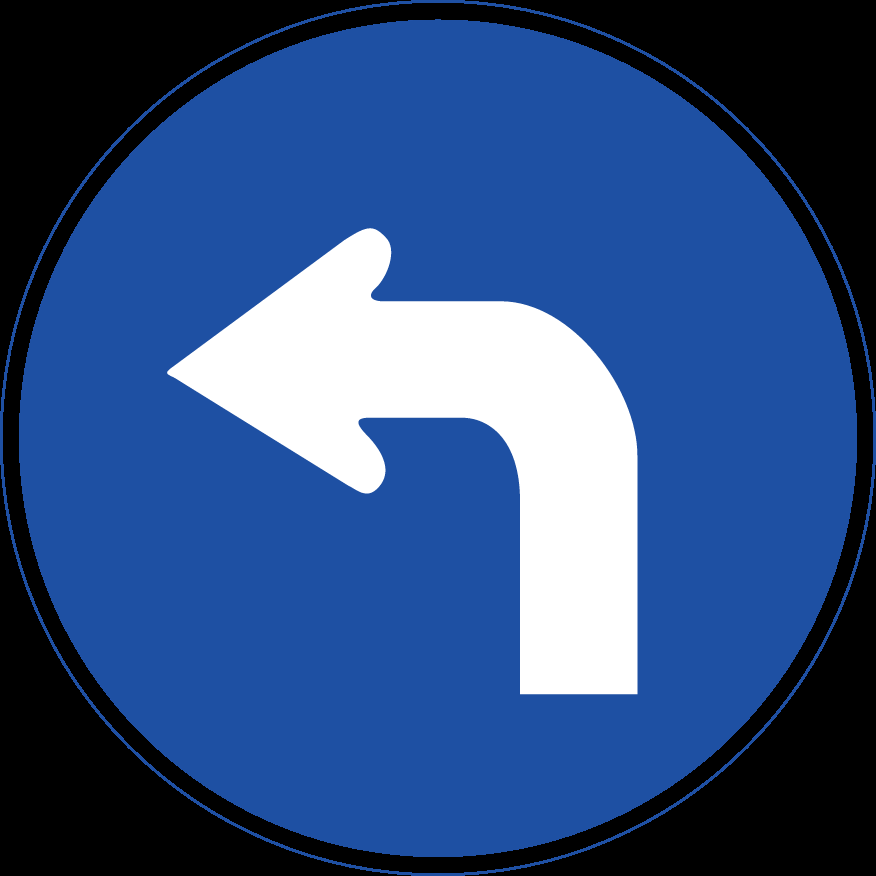
#> input picture src/dracer_sim/assets/signs/trun_left.png, 876 x 876 px
$ python prepare_mission_signs.py
#> lines starting #> are read from the running program, lines starting #| are printed output that depends on the picture; after the words box and inside, x2 and y2 are one past the last pixel; in counts of white or black regions, pixels touching at a corner belong together
#!/usr/bin/env python3
"""Bake mission sign textures from bundled assets into Gazebo model folders.

Turn signs: Ø20 cm graphic on Ø21 cm white circle (PNG alpha mask, corners transparent).
ArUco: 15 cm marker on 18 cm white square board.
"""
from __future__ import annotations

import sys
from pathlib import Path

import cv2
import numpy as np

PKG_ROOT = Path(__file__).resolve().parents[1] / 'src' / 'dracer_sim'
ASSETS_DIR = PKG_ROOT / 'assets' / 'signs'
MODELS_DIR = PKG_ROOT / 'models'

TURN_CONTENT_M = 0.20
TURN_BOARD_M = 0.21
ARUCO_CONTENT_M = 0.15
ARUCO_BOARD_M = 0.18


def _composite_on_white_rgba(src: np.ndarray, content_fraction: float) -> np.ndarray:
  if src.ndim == 2:
    src = cv2.cvtColor(src, cv2.COLOR_GRAY2BGRA)
  elif src.shape[2] == 3:
    src = cv2.cvtColor(src, cv2.COLOR_BGR2BGRA)

  height, width = src.shape[:2]
  scale = 1.0 / content_fraction
  canvas_w = max(1, int(round(width * scale)))
  canvas_h = max(1, int(round(height * scale)))
  canvas = np.full((canvas_h, canvas_w, 4), (255, 255, 255, 255), dtype=np.uint8)

  x0 = (canvas_w - width) // 2
  y0 = (canvas_h - height) // 2
  roi = canvas[y0 : y0 + height, x0 : x0 + width]
  alpha = src[:, :, 3:4].astype(np.float32) / 255.0
  roi[:] = (src.astype(np.float32) * alpha + roi.astype(np.float32) * (1.0 - alpha)).astype(
    np.uint8
  )
  return canvas


def _apply_circle_mask(bgra: np.ndarray) -> np.ndarray:
  """Clip to inscribed circle (Ø21 cm board on square texture)."""
  height, width = bgra.shape[:2]
  cx, cy = width / 2.0, height / 2.0
  radius = min(width, height) / 2.0
  ys, xs = np.ogrid[:height, :width]
  inside = (xs - cx) ** 2 + (ys - cy) ** 2 <= radius**2
  out = bgra.copy()
  out[~inside, 3] = 0
  return out


def _bake_turn_sign(src: np.ndarray) -> np.ndarray:
  fraction = TURN_CONTENT_M / TURN_BOARD_M
  canvas = _composite_on_white_rgba(src, fraction)
  return _apply_circle_mask(canvas)


def _bake_aruco_sign(src: np.ndarray) -> np.ndarray:
  fraction = ARUCO_CONTENT_M / ARUCO_BOARD_M
  return cv2.cvtColor(_composite_on_white_rgba(src, fraction), cv2.COLOR_BGRA2BGR)


def _write_baked(model_name: str, texture_name: str, image: np.ndarray) -> Path:
  out_dir = MODELS_DIR / model_name / 'materials' / 'textures'
  out_dir.mkdir(parents=True, exist_ok=True)
  out_path = out_dir / texture_name
  if not cv2.imwrite(str(out_path), image):
    raise RuntimeError(f'failed to write {out_path}')
  return out_path


def main() -> int:
  turn_jobs = [
    ('turn_sign_left', 'trun_left.png', 'turn_sign_left.png'),
    ('turn_sign_right', 'trun_right.png', 'turn_sign_right.png'),
  ]

  for model_name, src_name, out_name in turn_jobs:
    src_path = ASSETS_DIR / src_name
    if not src_path.exists():
      print(f'[prepare_mission_signs] missing {src_path}', file=sys.stderr)
      return 1
    src = cv2.imread(str(src_path), cv2.IMREAD_UNCHANGED)
#> src is the input picture: shape (876, 876, 4); mean B, G, R, A 129.8, 78.8, 48, 185.1
    if src is None:
      print(f'[prepare_mission_signs] cannot read {src_path}', file=sys.stderr)
      return 1
    out = _write_baked(model_name, out_name, _bake_turn_sign(src))
#> in _composite_on_white_rgba, `alpha = src[:, :, 3:4].astype(np.float32) / 255.0`:
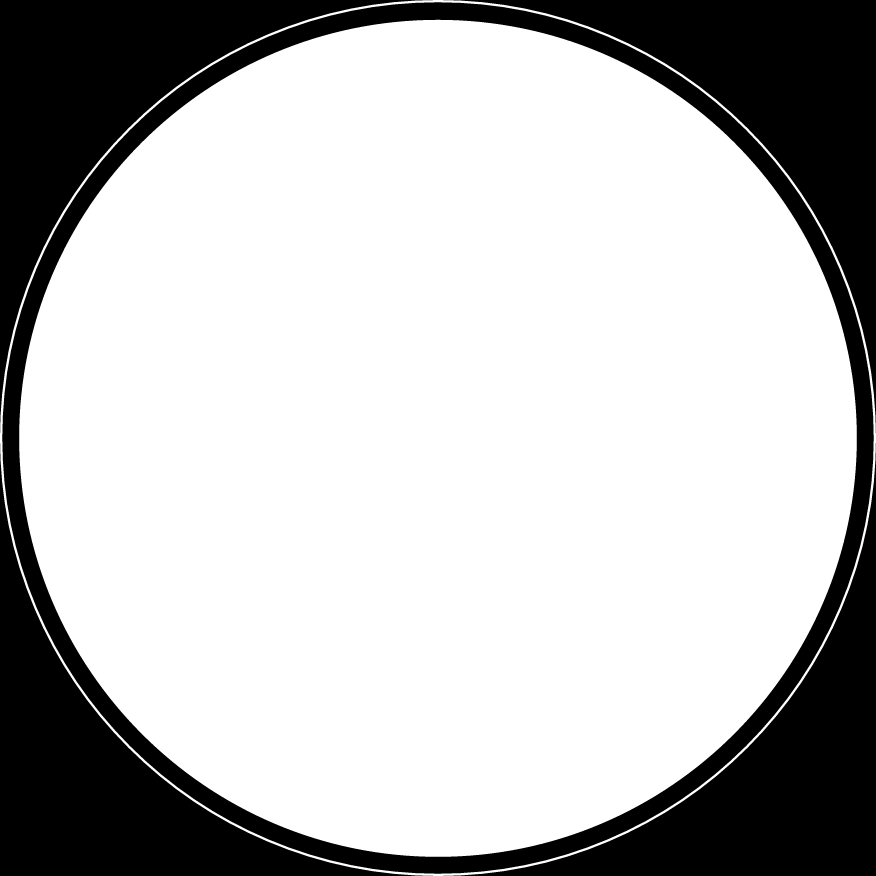
#> alpha: shape (876, 876, 1) float32; min 0, max 1, mean 0.726
#> in _composite_on_white_rgba, `roi[:] = (src.astype(np.float32) * alpha + roi.astype(np.float32) * (1..`:
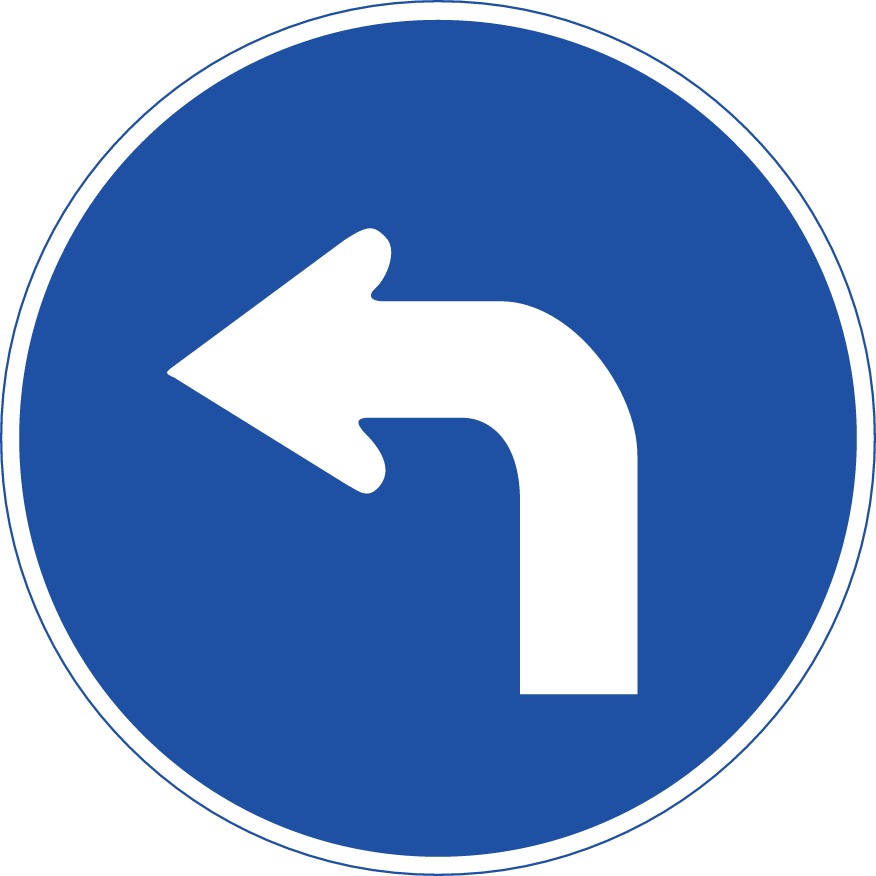
#> roi: shape (876, 876, 4); mean B, G, R, A 198.9, 148.3, 117.8, 254.6
#> in _bake_turn_sign, `canvas = _composite_on_white_rgba(src, fraction)`:
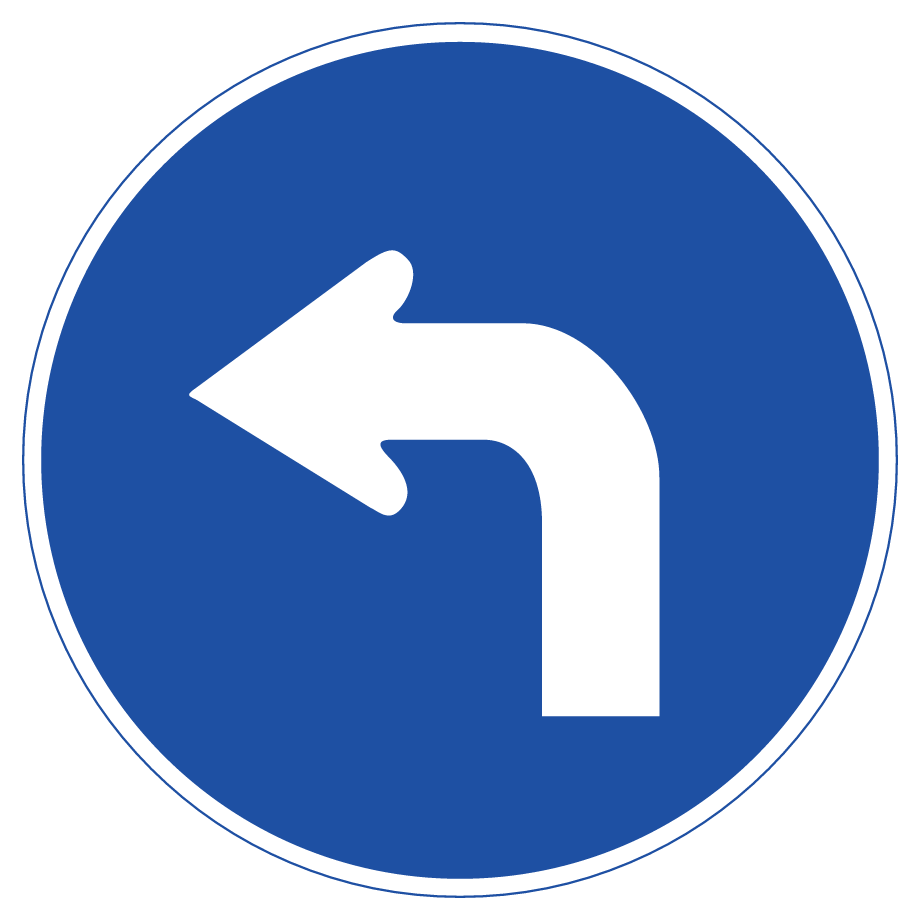
#> canvas: shape (920, 920, 4); mean B, G, R, A 204.1, 158.3, 130.6, 254.6
    print(f'[prepare_mission_signs] {src_name} -> {out.relative_to(PKG_ROOT.parent.parent)} (circular Ø21 cm)')
#| [prepare_mission_signs] trun_left.png -> src/dracer_sim/models/turn_sign_left/materials/textures/turn_sign_left.png (circular Ø21 cm)
#> pass 2 of the loop in main, `for model_name, src_name, out_name in turn_jobs:`:
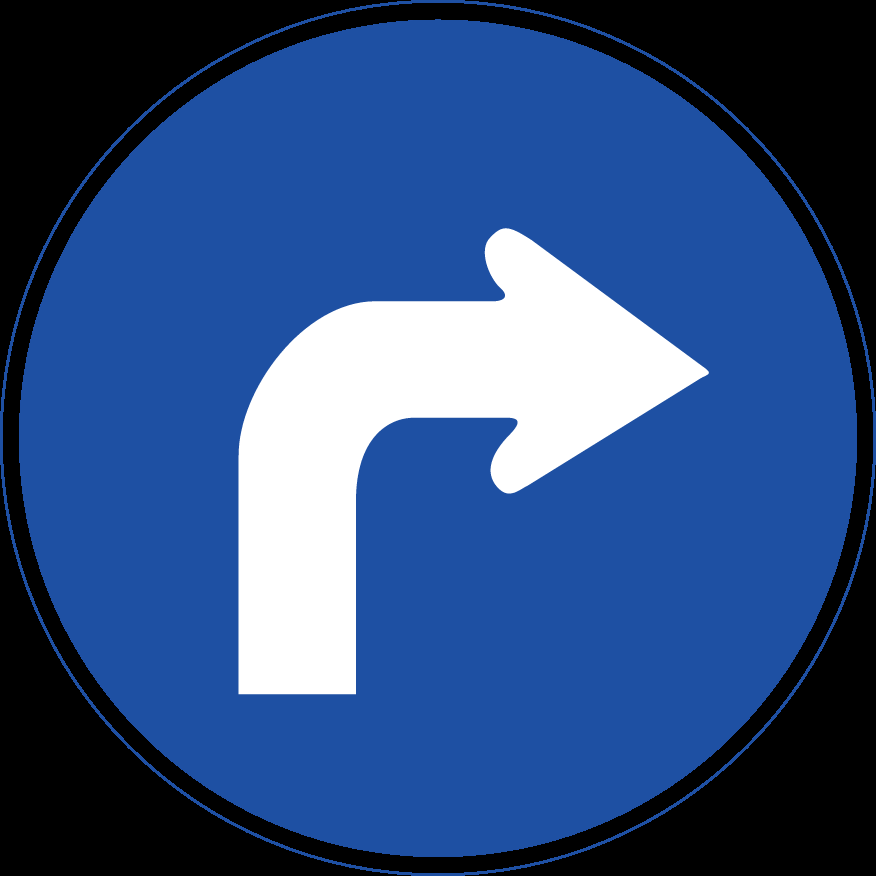
#> input picture src/dracer_sim/assets/signs/trun_right.png, 876 x 876 px
#> in main, src is the input picture: shape (876, 876, 4); mean B, G, R, A 129.8, 78.8, 48, 185.1
#> in _composite_on_white_rgba (call 2), `alpha = src[:, :, 3:4].astype(np.float32) / 255.0`:
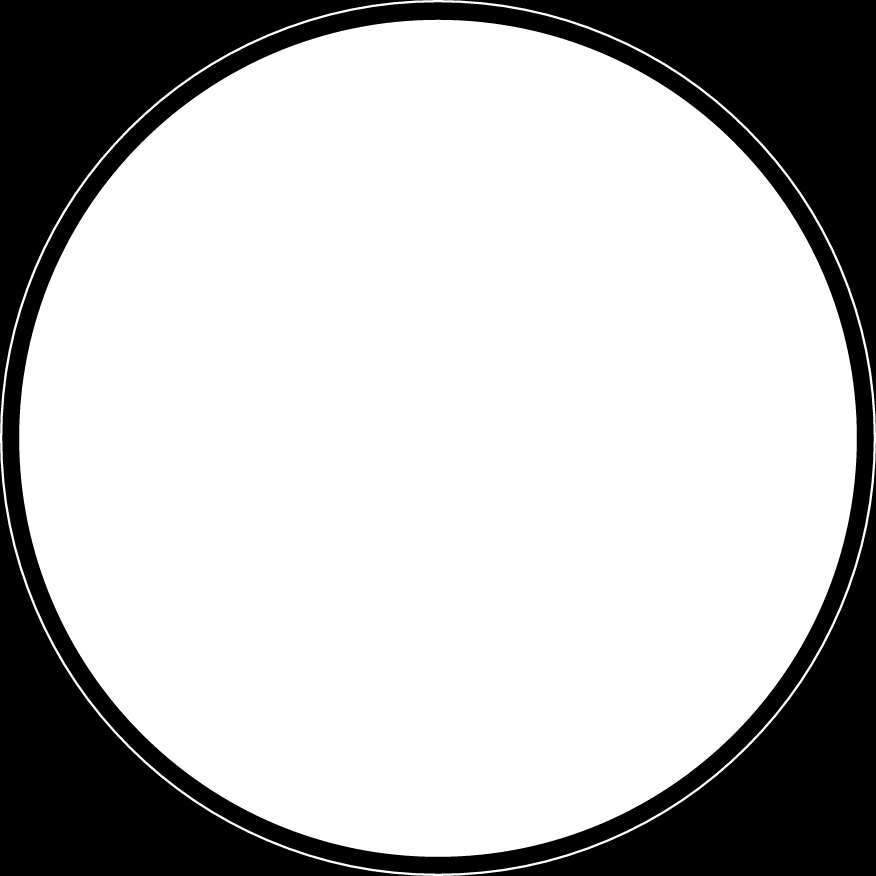
#> alpha: shape (876, 876, 1) float32; min 0, max 1, mean 0.726
#> in _bake_turn_sign (call 2), `canvas = _composite_on_white_rgba(src, fraction)`:
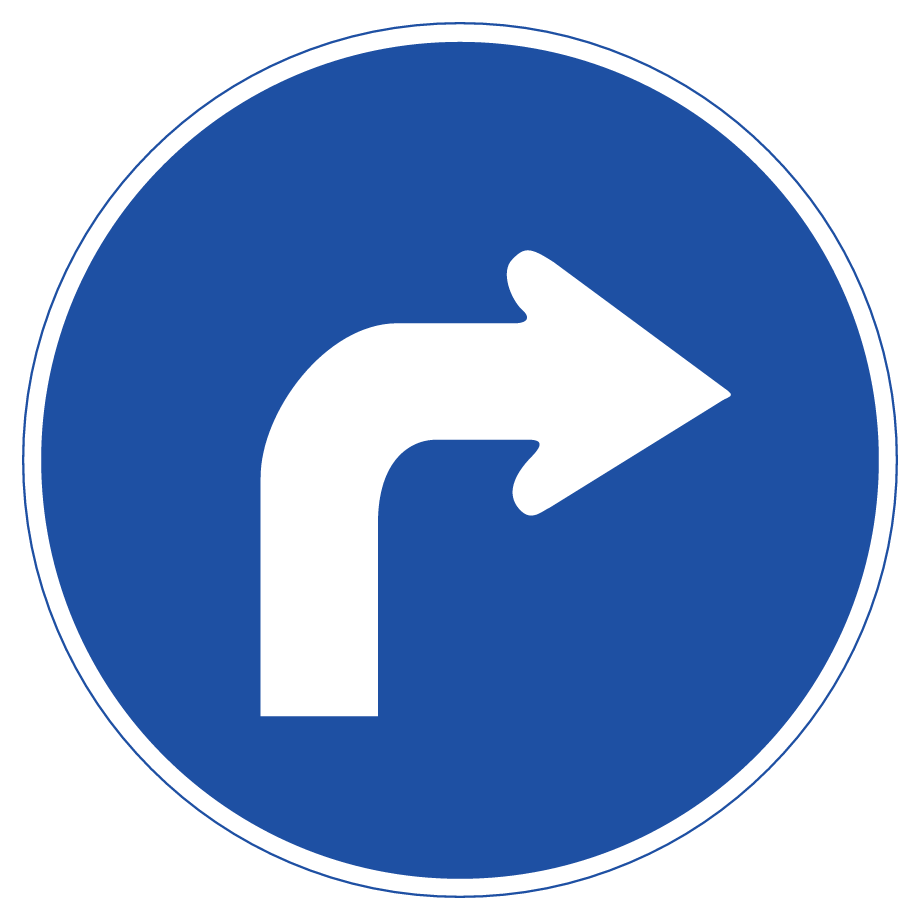
#> canvas: shape (920, 920, 4); mean B, G, R, A 204.1, 158.2, 130.6, 254.6
#| [prepare_mission_signs] trun_right.png -> src/dracer_sim/models/turn_sign_right/materials/textures/turn_sign_right.png (circular Ø21 cm)

  aruco_src = ASSETS_DIR / 'ArUco_stop.png'
  if not aruco_src.exists():
    print(f'[prepare_mission_signs] missing {aruco_src}', file=sys.stderr)
    return 1
  aruco = cv2.imread(str(aruco_src), cv2.IMREAD_UNCHANGED)
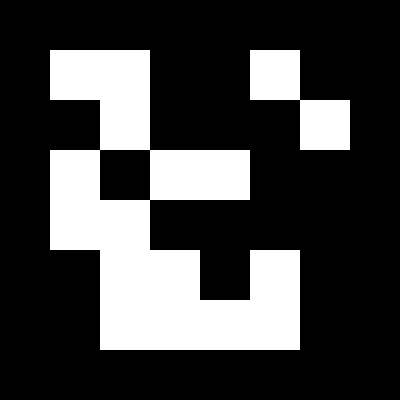
#> input picture src/dracer_sim/assets/signs/ArUco_stop.png, 400 x 400 px
#> aruco is the input picture: shape (400, 400, 3); 26.6% white; 2 white regions, box (x1, y1, x2, y2) and area: (50, 50, 300, 350) 37500, (250, 50, 350, 150) 5000
  if aruco is None:
    print(f'[prepare_mission_signs] cannot read {aruco_src}', file=sys.stderr)
    return 1
  out = _write_baked('aruco_stop_sign', 'aruco_stop_sign.png', _bake_aruco_sign(aruco))
#> in _composite_on_white_rgba (call 3), `alpha = src[:, :, 3:4].astype(np.float32) / 255.0`: alpha: shape (400, 400, 1) float32; every value is 1
#> in _bake_aruco_sign, `return cv2.cvtColor(_composite_on_white_rgba(src, fraction), cv2.COLOR..`:
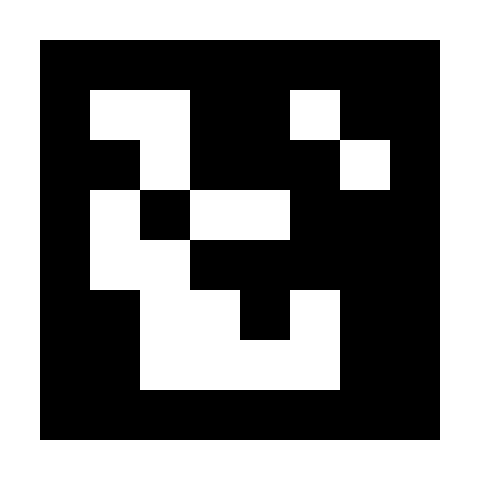
#> returned value: shape (480, 480, 3); 49% white; 3 white regions, box (x1, y1, x2, y2) and area: (0, 0, 480, 480) 70400, (90, 90, 340, 390) 37500, (290, 90, 390, 190) 5000
  print(f'[prepare_mission_signs] ArUco_stop.png -> {out.relative_to(PKG_ROOT.parent.parent)}')
#| [prepare_mission_signs] ArUco_stop.png -> src/dracer_sim/models/aruco_stop_sign/materials/textures/aruco_stop_sign.png

  print(
    '[prepare_mission_signs] done — turn Ø20 cm on circular white Ø21 cm, '
    f'ArUco {ARUCO_CONTENT_M * 100:.0f} cm on {ARUCO_BOARD_M * 100:.0f} cm square'
  )
  return 0


if __name__ == '__main__':
  raise SystemExit(main())
#> (the program exits here)
